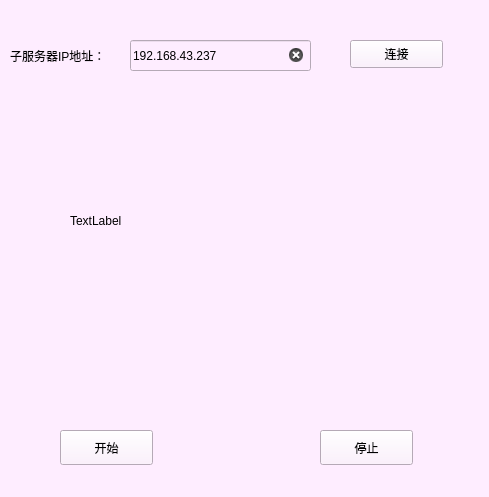
<?xml version="1.0" encoding="UTF-8"?>
<ui version="4.0">
 <class>Form_settings</class>
 <widget class="QWidget" name="Form_settings">
  <property name="geometry">
   <rect>
    <x>0</x>
    <y>0</y>
    <width>489</width>
    <height>497</height>
   </rect>
  </property>
  <property name="windowTitle">
   <string>setteing</string>
  </property>
  <property name="styleSheet">
   <string notr="true">background-color: rgb(254, 237, 255);</string>
  </property>
  <widget class="QLabel" name="label">
   <property name="geometry">
    <rect>
     <x>10</x>
     <y>40</y>
     <width>111</width>
     <height>31</height>
    </rect>
   </property>
   <property name="text">
    <string>子服务器IP地址：</string>
   </property>
  </widget>
  <widget class="QPushButton" name="pushButton_connect">
   <property name="geometry">
    <rect>
     <x>60</x>
     <y>430</y>
     <width>93</width>
     <height>35</height>
    </rect>
   </property>
   <property name="minimumSize">
    <size>
     <width>35</width>
     <height>35</height>
    </size>
   </property>
   <property name="toolTip">
    <string>&lt;html&gt;&lt;head/&gt;&lt;body&gt;&lt;p&gt;输入服务器IP地址后 点击此处连接服务器&lt;/p&gt;&lt;/body&gt;&lt;/html&gt;</string>
   </property>
   <property name="styleSheet">
    <string notr="true">background-image: url(:/new/prefix1/8.jpg);</string>
   </property>
   <property name="text">
    <string>开始</string>
   </property>
  </widget>
  <widget class="QLineEdit" name="lineEdit_ip">
   <property name="geometry">
    <rect>
     <x>130</x>
     <y>40</y>
     <width>181</width>
     <height>31</height>
    </rect>
   </property>
   <property name="sizePolicy">
    <sizepolicy hsizetype="Expanding" vsizetype="Minimum">
     <horstretch>0</horstretch>
     <verstretch>0</verstretch>
    </sizepolicy>
   </property>
   <property name="minimumSize">
    <size>
     <width>10</width>
     <height>25</height>
    </size>
   </property>
   <property name="text">
    <string>192.168.43.237</string>
   </property>
   <property name="clearButtonEnabled">
    <bool>true</bool>
   </property>
  </widget>
  <widget class="QPushButton" name="pushButton_close">
   <property name="geometry">
    <rect>
     <x>320</x>
     <y>430</y>
     <width>93</width>
     <height>35</height>
    </rect>
   </property>
   <property name="minimumSize">
    <size>
     <width>35</width>
     <height>35</height>
    </size>
   </property>
   <property name="toolTip">
    <string>&lt;html&gt;&lt;head/&gt;&lt;body&gt;&lt;p&gt;输入服务器IP地址后 点击此处连接服务器&lt;/p&gt;&lt;/body&gt;&lt;/html&gt;</string>
   </property>
   <property name="styleSheet">
    <string notr="true">background-image: url(:/new/prefix1/8.jpg);</string>
   </property>
   <property name="text">
    <string>停止</string>
   </property>
  </widget>
  <widget class="QLabel" name="label_movie">
   <property name="geometry">
    <rect>
     <x>70</x>
     <y>80</y>
     <width>331</width>
     <height>281</height>
    </rect>
   </property>
   <property name="text">
    <string>TextLabel</string>
   </property>
  </widget>
  <widget class="QPushButton" name="pushButton">
   <property name="geometry">
    <rect>
     <x>350</x>
     <y>40</y>
     <width>93</width>
     <height>28</height>
    </rect>
   </property>
   <property name="text">
    <string>连接</string>
   </property>
  </widget>
  <zorder>label</zorder>
  <zorder>lineEdit_ip</zorder>
  <zorder>pushButton_connect</zorder>
  <zorder>pushButton_close</zorder>
  <zorder>label_movie</zorder>
  <zorder>pushButton</zorder>
 </widget>
 <resources/>
 <connections/>
</ui>
